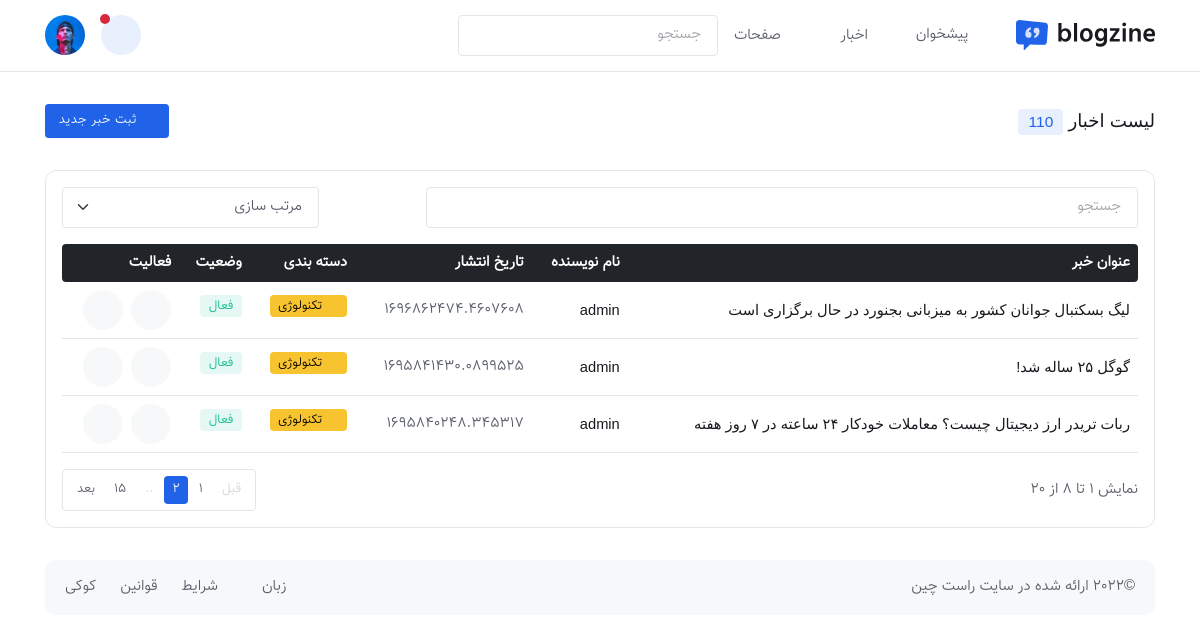
The page /dashboard/post/list on the database as committed earlier.
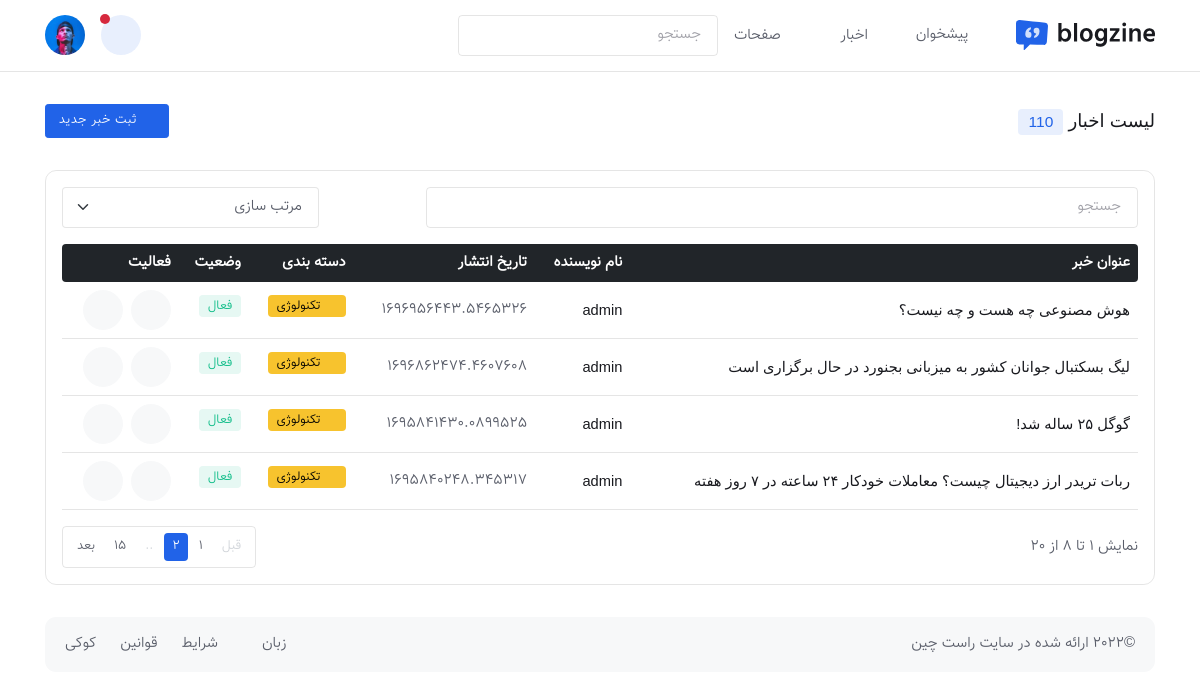
The same page on the database as committed later.
### news/models.py (models this page shows, shortened)
class News(models.Model):
    writer=models.ForeignKey(User, on_delete=models.CASCADE, related_name="news")
    title=models.CharField(max_length=500)
    news_text=models.TextField()
    news_in_picname = models.TextField(null=True , blank=True)
    news_in_picurl = models.TextField(null=True , blank=True,)
    picname = models.TextField(null=True , blank=True)
    picurl = models.TextField(null=True , blank=True,)
    news_date = models.FloatField()
    news_category=models.ForeignKey("Category",on_delete=models.CASCADE,related_name="news",null=True , blank=True)
    news_subcategory=models.ForeignKey("SubCategory",on_delete=models.CASCADE,related_name="news",null=True , blank=True)
    slider=models.BooleanField(default=False)
    important=models.BooleanField(default=False)

### master/views.py (the view)
# urls.py: path('dashboard/post/list',views.master_dashboard_post_list,name='master_dashboard_post_list'),
def master_dashboard_post_list(request):
    list_news=News.objects.all().order_by('-pk')
    return render(request,'master/dashboard-post-list.html',{'list_news':list_news})

### main/templates/master/dashboard-post-list.html (shortened to what this page needs)
{% extends "master/basepanel.html" %}
{% load static %}
{% block contentmaster %}
<section class="py-4">
	<div class="container">
    <div class="row pb-4">
			<div class="col-12">
				<div class="d-sm-flex justify-content-sm-between align-items-center">
					<h1 class="mb-2 mb-sm-0 h3">لیست اخبار <span class="badge bg-primary bg-opacity-10 text-primary">110</span></h1>
					<a href="{% url 'master_dashboard_post_create' %}" class="btn btn-sm btn-primary mb-0"><i class="fas fa-plus me-2"></i>ثبت خبر جدید</a>
				</div>
			</div>
		</div>
		<div class="row">
			<div class="col-12">
          <div class="card border bg-transparent rounded-3">
            <div class="card-body p-3">
              <div class="row g-3 align-items-center justify-content-between mb-3">
                <div class="col-md-8">
                  <form class="rounded position-relative">
                    <input class="form-control pe-5 bg-transparent" type="search" placeholder="جستجو" aria-label="Search">
                    <button class="btn bg-transparent border-0 px-2 py-0 position-absolute top-50 end-0 translate-middle-y" type="submit"><i class="fas fa-search fs-6 "></i></button>
                  </form>
                </div>
                <div class="col-md-3">
                  <form>
                    <select class="form-select z-index-9 bg-transparent" aria-label=".form-select-sm">
                      <option value="">مرتب سازی</option>
                    </select>
                  </form>
                </div>
              </div>
              <div class="table-responsive border-0">
                <table class="table align-middle p-4 mb-0 table-hover table-shrink">
                  <thead class="table-dark">
                    <tr>
                      <th scope="col" class="border-0 rounded-start">عنوان خبر</th>
                      <th scope="col" class="border-0">نام نویسنده</th>
                      <th scope="col" class="border-0">تاریخ انتشار</th>
                      <th scope="col" class="border-0">دسته بندی</th>
                      <th scope="col" class="border-0">وضعیت</th>
                      <th scope="col" class="border-0 rounded-end">فعالیت</th>
                    </tr>
                  </thead>
                  {% for list_news in list_news %}
                  <tbody class="border-top-0">
                    <tr>
                      <td>
                        <h6 class="course-title mt-2 mt-md-0 mb-0"><a href="#">{{list_news.title}}</a></h6>
                      </td>
                      <td>
                        <h6 class="mb-0"><a href="#">{{list_news.writer}}</a></h6>
                      </td>
                      <td>{{list_news.news_date}}</td>
                      <td>
                        <a href="#" class="badge text-bg-warning mb-2"><i class="fas fa-circle me-2 small fw-bold"></i>تکنولوژی</a>
                      </td>
                      <td>
                        <span class="badge bg-success bg-opacity-10 text-success mb-2">فعال</span>
                      </td>
                      <td>
                        <div class="d-flex gap-2">
                          <a href="{% url 'master_dashboard_post_edit' id=list_news.id %}" class="btn btn-light btn-round mb-0" data-bs-toggle="tooltip" data-bs-placement="top" title="ویرایش"><i class="bi bi-pencil-square"></i></a>
                          <a href="{% url 'master_news_delete' id=list_news.id %}" class="btn btn-light btn-round mb-0" data-bs-toggle="tooltip" data-bs-placement="top" title="حذف"><i class="bi bi-trash"></i></a>
                        </div>
                      </td>
                    </tr>
                  </tbody>
                  {% endfor %}
                </table>
              </div>
              <div class="d-sm-flex justify-content-sm-between align-items-sm-center mt-4 mt-sm-3">
                <p class="mb-sm-0 text-center text-sm-start">نمایش 1 تا 8 از 20</p>
                <nav class="mb-sm-0 d-flex justify-content-center" aria-label="navigation">
                  <ul class="pagination pagination-sm pagination-bordered mb-0">
                    <li class="page-item disabled">
                      <a class="page-link" href="#" tabindex="-1" aria-disabled="true">قبل</a>
                    </li>
                    <li class="page-item"><a class="page-link" href="#">1</a></li>
                    <li class="page-item active"><a class="page-link" href="#">2</a></li>
                    <li class="page-item disabled"><a class="page-link" href="#">..</a></li>
                    <li class="page-item"><a class="page-link" href="#">15</a></li>
                    <li class="page-item">
                      <a class="page-link" href="#">بعد</a>
                    </li>
                  </ul>
                </nav>
              </div>
            </div>
          </div>
      </div>
    </div>
  </div>
</section>
{% endblock contentmaster %}

### main/templates/master/basepanel.html (shortened to what this page needs)
{% load static %}
<!DOCTYPE html>
<html lang="fa" dir="rtl">
<head>
	<link rel="stylesheet" type="text/css" href="{% static 'master/' %}assets/vendor/font-awesome/css/all.min.css">
	<link rel="stylesheet" type="text/css" href="{% static 'master/' %}assets/vendor/bootstrap-icons/bootstrap-icons.css">
	<link rel="stylesheet" type="text/css" href="{% static 'master/' %}assets/vendor/apexcharts/css/apexcharts.css">
    <link rel="stylesheet" type="text/css" href="{% static 'master/' %}assets/vendor/quill/css/quill.snow.css">
	<link id="style-switch" rel="stylesheet" type="text/css" href="{% static 'master/' %}assets/css/style-rtl.css">
</head>
<body>
<header class="navbar-light navbar-sticky header-static border-bottom navbar-dashboard">
	<nav class="navbar navbar-expand-xl">
		<div class="container">
			<a class="navbar-brand me-3" href="index.html">
				<img class="navbar-brand-item light-mode-item" src="{% static 'master/' %}assets/images/logo.svg" alt="logo">
			</a>
			<div class="collapse navbar-collapse" id="navbarCollapse">
				<ul class="navbar-nav navbar-nav-scroll mx-auto">
					<li class="nav-item"><a class="nav-link" href="dashboard.html"><i class="bi bi-house-door me-1"></i>پیشخوان</a></li>
					<li class="nav-item dropdown">
						<a class="nav-link dropdown-toggle" href="#" id="postMenu" data-bs-toggle="dropdown" aria-haspopup="true" aria-expanded="false"><i class="bi bi-pencil me-1"></i>اخبار</a>
					</li>
					<li class="nav-item dropdown">
						<a class="nav-link dropdown-toggle" href="#" id="pagesMenu" data-bs-toggle="dropdown" aria-haspopup="true" aria-expanded="false"><i class="bi bi-folder me-1"></i>صفحات</a>
					</li>
				</ul>
				<div class="nav my-3 my-xl-0 px-4 px-lg-1 flex-nowrap align-items-center">
					<div class="nav-item w-100">
						<form class="position-relative">
							<input class="form-control pe-5 bg-transparent" type="search" placeholder="جستجو" aria-label="Search">
							<button class="btn bg-transparent border-0 px-2 py-0 position-absolute top-50 end-0 translate-middle-y" type="submit"><i class="fas fa-search fs-6 "></i></button>
						</form>
					</div>
				</div>
			</div>
			<div class="nav flex-nowrap align-items-center">
				<div class="nav-item ms-2 ms-md-3 dropdown">
					<a class="btn btn-primary-soft btn-round mb-0" href="#" role="button" data-bs-toggle="dropdown" aria-expanded="false" data-bs-auto-close="outside">
						<i class="bi bi-bell fa-fw"></i>
					</a>
					<span class="notif-badge animation-blink"></span>
				</div>
				<div class="nav-item ms-2 ms-md-3 dropdown">
					<a class="avatar avatar-sm p-0" href="#" id="profileDropdown" role="button" data-bs-auto-close="outside" data-bs-display="static" data-bs-toggle="dropdown" aria-expanded="false">
						<img class="avatar-img rounded-circle" src="{% static 'master/' %}assets/images/avatar/03.jpg" alt="avatar">
					</a>
				</div>
			</div>
		</div>
	</nav>
</header>
<main>
{% block contentmaster %}
{% endblock contentmaster %}
</main>
<footer class="mb-3">
  <div class="container">
    <div class="card card-body bg-light">
      <div class="row align-items-center justify-content-between">
        <div class="col-lg-6">
          <div class="text-center text-lg-start">©2022 ارائه شده در سایت <a href="https://www.rtl-theme.com/" class="text-reset btn-link" target="_blank">راست چین</a>
          </div>
        </div>
        <div class="col-lg-6 d-sm-flex align-items-center justify-content-center justify-content-lg-end">
          <div class="dropup me-0 me-sm-3 mt-3 mt-md-0 text-center text-sm-end">
            <a class="dropdown-toggle text-body" href="#" role="button" id="languageSwitcher" data-bs-toggle="dropdown" aria-expanded="false">
              زبان
            </a>
          </div>
          <ul class="nav text-center text-sm-end justify-content-center justify-content-center mt-3 mt-md-0">
            <li class="nav-item"><a class="nav-link" href="#">شرایط</a></li>
            <li class="nav-item"><a class="nav-link" href="#">قوانین</a></li>
            <li class="nav-item"><a class="nav-link pe-0" href="#">کوکی</a></li>
          </ul>
        </div>
      </div>
    </div>
  </div>
</footer>
</body>
</html>

Rows that differ between the two databases and show on the page:
added News: title "هوش مصنوعی چه هست و چه نیست؟", writer "admin", news_date "1696956443.5465326"
